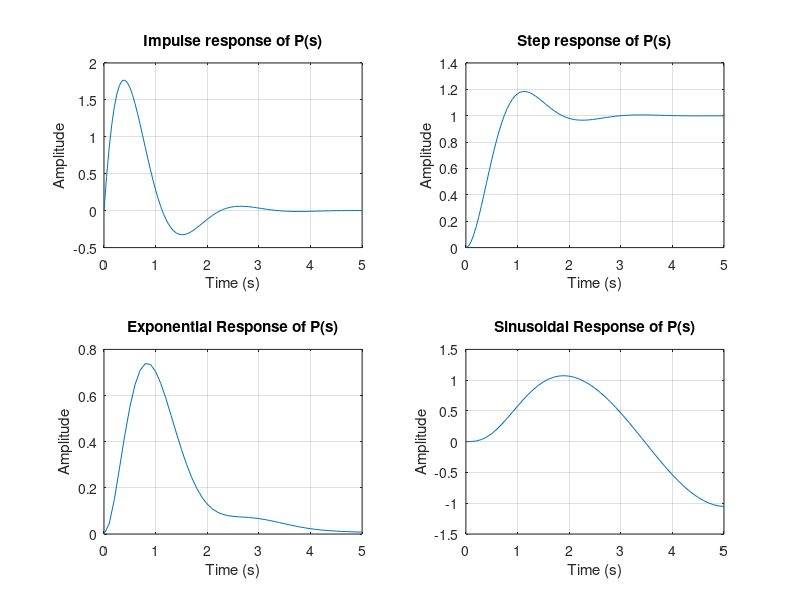

MATLAB code to generate this figure:
%% Andy Vo
%% ME4391L
%% Lab Assignment 1
%% Problem 1
% Create a Random 8x7 Matrix in the range [0,1]
A = rand(8,7);
% Replace Rows 3 and 6 of A with two
A([3, 6], :) = 2;
% Replace Columns 2 through 5 of A to three
A(:, 2:5) = 3;
% Change elements of A that are in odd number rows and even columns to 0.5
A(1:2:7, 2:2:8) = 0.5;
% Use for loops and if statements to change all elements in A that are less
% than 0.5 to zero
for i = 1:size(A, 1)
    for j = 1:size(A, 2)
        if A(i, j) < 0.5
            A(i, j) = 0
        end
    end
end
%% Problem 2
% Create an array t ranging from 0 to 2pi in increments of 0.01
t = 0:0.01:2*pi;
% Define functions
f = sin(5*t)/4;
g = exp(-t).*cos(10*t);

% Plot both functions on the same graph
figure
plot(t, f, t, g);
% Limit the range of the X-axis to be from 0 to 6 and the Y-axis to be from -1 to 1
xlim([0,6]);
ylim([-1,1]);
% Show the gridlines on the graph
grid on;
% Add title, legend, axes, and label
title('Plots of f(t) and g(t)');
legend('f(t)', 'g(t)');
ylabel('f(t), g(t)');
xlabel('Time (s)')

%% Problem 3
% Define the Transfer Function
s3 = tf('s');
p3 = 10/(s3^2 + 3*s3 + 10);
disp(p3);
% Store the data of the transfer function's impulse response for 5 seconds using Left-hand
% arguments
[y, t] = impulse(p3, 5);
% Plot the 2x2 matrix subplot and position (Top left)
subplot(2,2,1)
% Plot the graph of the impulse response
plot(t, y);
% Show the gridlines on the graph
grid on;
% Add title, labels, and axes
title('Impulse response of P(s)');
xlabel('Time (s)');
ylabel('Amplitude')

%% Problem 4
% Define the Transfer Function
s4 = tf('s');
p4 = 10/(s4^2 + 3*s4 + 10);
disp(p4);
% Store the data of the transfer function's step response for 5 seconds using Left-hand
% arguments
[y, t] = step(p4, 5);
% Plot the 2x2 matrix subplot and position (Top right)
subplot(2,2,2)
% Plot the graph of the step response
plot(t, y);
% Show the gridlines on the graph
grid on;
% Add title, labels, and axes
title('Step response of P(s)');
xlabel('Time (s)');
ylabel('Amplitude')

%% Problem 5
% Define the Transfer Function
s5 = tf('s');
p5 = 10/(s5^2 + 3*s5 + 10);
disp(p5);
% Set the duration of the simulation
t = [0:0.1:5];
% Define the function the response will be subject to
u = exp(-t);
% use the lsim function to store the data to be plotted
[y, t_out]=lsim(p5, u, t)
% Plot the 2x2 matrix subplot and position (Bottom left)
subplot(2,2,3)
% Plot the graph of the exponential response
plot(t, y);
% Show the gridlines on the graph
grid on;
% Add title, labels, and axes
title('Exponential Response of P(s)');
xlabel('Time (s)');
ylabel('Amplitude')

%% Problem 6
% Define the Transfer Function
s6 = tf('s');
p6 = 10/(s6^2 + 3*s6 + 10);
disp(p6);
% Set the duration of the simulation
t = [0:0.1:5];
% Define the function the response will be subject to
u = sin(t);
% use the lsim function to store the data to be plotted
[y, t_out]=lsim(p6, u, t)
% Plot the 2x2 matrix subplot and position (Bottom right)
subplot(2,2,4)
% Plot the graph of the sinusoidal response
plot(t, y);
% Show the gridlines on the graph
grid on;
% Add title, labels, and axes
title('Sinusoidal Response of P(s)');
xlabel('Time (s)');
ylabel('Amplitude');

